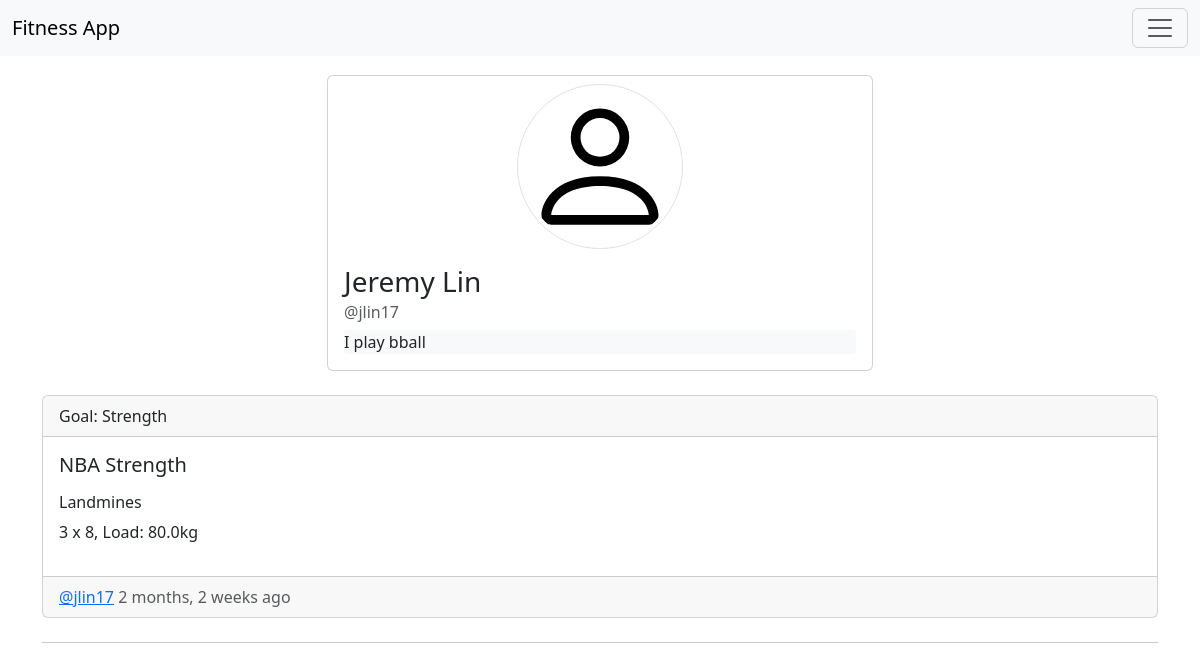
Page /en-us/userprofile/7 on the committed database.
### base/models.py (models this page shows)
class User(AbstractUser):
    email = models.EmailField(unique=True, null=True)
    bio = models.TextField(null=True)
    goal = models.ForeignKey(GoalsModel, on_delete=models.SET_NULL, null=True, blank=True)
    pic = models.ImageField(null=True, default='person.svg')

class Workout(models.Model):
    class Meta:
        ordering = ["-created"]
    title = models.CharField(max_length=200, default="My workout")
    exercises = models.ManyToManyField(Exercise)
    created = models.DateTimeField(auto_now=True)
    user = models.ForeignKey(User, on_delete=models.CASCADE)
    goal = models.ForeignKey(GoalsModel, on_delete=models.SET_NULL, null=True)
    def __str__(self):
        return str(self.title)

class GoalsModel(models.Model):
    goal = models.CharField(max_length=200, null=True)
    def __str__(self):
        return self.goal

class Exercise(models.Model):
    name = models.ForeignKey(ExerciseList, blank=True, null=True, on_delete=models.SET_NULL)
    description = models.TextField(null=True)
    load = models.ForeignKey(LoadModel, blank=True, null=True, on_delete=models.SET_NULL)
    sets = models.ForeignKey(SetsModel, blank=True, null=True, on_delete=models.SET_NULL)
    reps = models.ForeignKey(RepsModel, blank=True, null=True, on_delete=models.SET_NULL)
    def __str__(self):
        return str(self.name)

class ExerciseList(models.Model):
    name = models.CharField(max_length=200)
    def __str__(self):
        return self.name

class SetsModel(models.Model):
    sets = models.IntegerField(null=True)
    def __str__(self):
        return str(self.sets)

class RepsModel(models.Model):
    reps = models.IntegerField(null=True)
    def __str__(self):
        return str(self.reps)

class LoadModel(models.Model):
    load = models.FloatField(null=True)
    def __str__(self):
        return str(self.load)

### base/views.py (the view)
# urls.py: path("userprofile/<int:pk>", views.UserProfileView.as_view(), name="userprofile"),
class UserProfileView(View):
    template_name = "base/userprofile.html"
    def get(self, request, pk):
        workouts = Workout.objects.filter(user=pk)
        ctx = {"workouts":workouts, "profileuser":User.objects.get(pk=pk)}
        return render(request, self.template_name, ctx)

### base/templates/base/userprofile.html
{% extends 'main.html' %}
{% load static %}
{% block content %}
<div class="row justify-content-center">
    <div class="col-12 col-md-6">
        <div class="card">
            <div class="row justify-content-center mt-2">
                <div class="col-4"><img src="{% static 'images/' %}{{profileuser.pic}}" class="card-img-top rounded-circle img-thumbnail" alt="alt"></div>
            </div>
            <div class="card-body">
                <h3 class="card-title">{{profileuser.first_name|title}} {{profileuser.last_name|title}}</h3>
                <h6 class="card-subtitle mb-2 text-body-secondary">@{{profileuser.username}}</h4>
              <p class="card-text bg-light rounded-1">{{profileuser.bio}}</p>
            </div>
          </div>
    </div>
</div>
{% include 'base/feed.html' %}
<hr>
{% endblock %}

### base/templates/base/feed.html (shortened to what this page needs)
{% load i18n %}
{% for workout in workouts %}
<div class="card text-start my-4">
  <div class="card-header">{% translate "Goal" %}: {{ workout.goal }}</div>
  <div class="card-body">
    <h5 class="card-title">{{workout}}</h5>
    <div class="my-3">
      {% for exercise in workout.exercises.all %}
      <h6 class="card-text">{{exercise}}</h6>
      {% if exercise.sets.sets != None and exercise.reps.reps != None %}
      <p class="card-text">{{exercise.sets}} x {{exercise.reps}}, {% translate "Load" %}: {{exercise.load}}kg</p>
      {% endif %}
      {% endfor %}
    </div>
  </div>
  <div class="card-footer text-body-secondary">
    <a href="{% url 'base:userprofile' workout.user.pk %}"
      >@{{workout.user.username}}</a
    >  {{workout.created|timesince}} ago
  </div>
</div>
{% endfor %}

### rows in the picture
User: pic (picture), first_name "Jeremy", last_name "Lin", username "jlin17", bio "I play bball"
Workout: goal "Strength", title "NBA Strength", user.username "jlin17", created "2 months, 2 weeks"
Exercise: name.name "Landmines", sets "3", reps "8", load "80.0"
